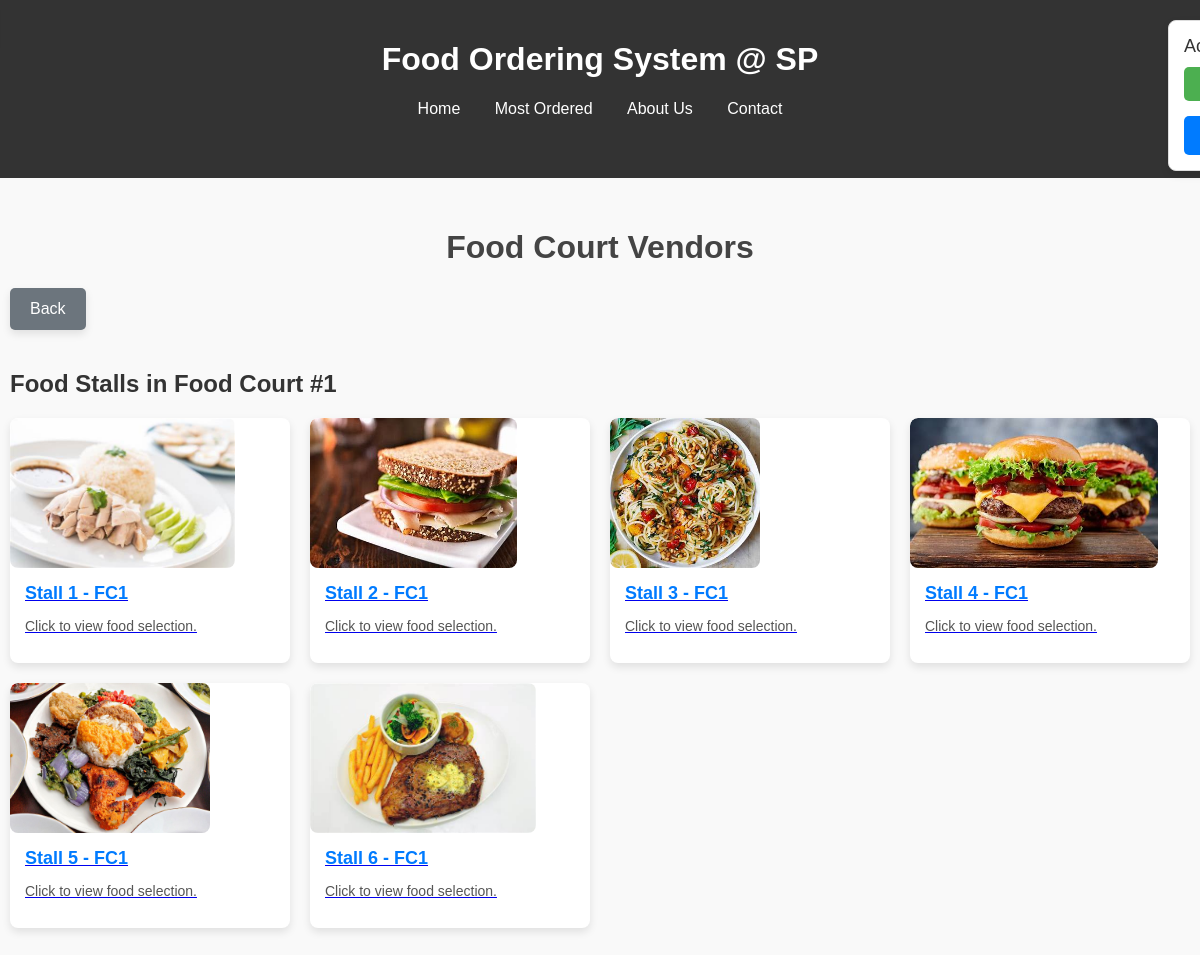
/FoodCourts/FC.php?food_court_id=1 (signed in), run on the app's committed database.
### tables this page shows
CREATE TABLE `food_stalls` (
  `stall_id` int(11) NOT NULL,
  `stall_name` varchar(100) NOT NULL,
  `food_court_id` int(11) DEFAULT NULL,
  `contact_number` varchar(15) DEFAULT NULL,
  `availability` enum('Open','Closed','Temporarily Closed') DEFAULT 'Open',
  `opening_time` time DEFAULT NULL,
  `closing_time` time DEFAULT NULL,
  `description` text DEFAULT NULL,
  `stall_picture` varchar(255) DEFAULT NULL
);

### Scripts/common.php (called while the page is built, shortened)
<?php
$host = 'localhost';
$dbname = 'projectcsad';
$username = 'root';
$password = '';
$conn = new mysqli($host, $username, $password, $dbname);
$food_court_id = isset($_GET['food_court_id']) ? intval($_GET['food_court_id']) : 0;
function getFoodStalls($foodCourtId, $conn) {
    $query = "SELECT * FROM food_stalls WHERE food_court_id = ?";
    $stmt = $conn->prepare($query);
    $stmt->bind_param("i", $foodCourtId);
    $stmt->execute();
    return $stmt->get_result();
}
$stall_result = $food_court_id ? getFoodStalls($food_court_id, $conn) : null;
?>

### FoodCourts/FC.php (the view, shortened to what this page needs)
<?php
include $_SERVER['DOCUMENT_ROOT'] . '/projectCSAD/Scripts/common.php';
include $_SERVER['DOCUMENT_ROOT'] . '/projectCSAD/Scripts/Account.php';
echo $account,$main_head;
?>
<!DOCTYPE html>
<html lang="en">
<head>
    <link rel="stylesheet" href="../Scripts/FC1_6_CSS.css">
</head>
<body>
    <header>
    </header>
    <div class="container">
        <h1>Food Court Vendors</h1>
      <a href="javascript:history.back()" class="back-to-menu-btn">Back</a>
        <?php if (!$stall_id && $food_court_id): ?>
            <h2>Food Stalls in Food Court #<?= htmlspecialchars($food_court_id) ?></h2>
            <div class="vendor-grid">
                <?php while ($stall = $stall_result->fetch_assoc()):                 ?>
                    <a href="FC.php?vendor_id=<?= $food_court_id ?>&stall_id=<?= $stall['stall_id'] ?>" class="vendor-card">
                    <img src="<?= !empty($stall['stall_picture']) ? '/ProjectCSAD' . htmlspecialchars($stall['stall_picture']) : '/ProjectCSAD/uploads/unknown_food.jpg' ?>" alt="<?= htmlspecialchars($stall['stall_picture']) ?>" onerror="this.onerror=null;this.src='/ProjectCSAD/uploads/unknown_food.jpg';" style="width: auto; height: 150px; object-fit: cover; border-radius: 8px;">
                        <div class="vendor-details">
                            <h2><?= htmlspecialchars($stall['stall_name']) ?></h2>
                            <p>Click to view food selection.</p>
                        </div>
                    </a>
                <?php endwhile; ?>
            </div>
<?php endif; ?>
    </div>
</body>
</html>

### Scripts/FC1_6_CSS.css (style rules this page uses)
body { font-family: 'Arial', sans-serif; margin: 0; padding: 0; background-color: #f9f9f9; color: #333; }
header { background-color: #333; color: white; padding: 20px; text-align: center; }
.container { max-width: 1200px; margin: 20px auto; padding: 10px; }
h1 { text-align: center; color: #444; }
.vendor-grid, .food-items-grid { display: grid; grid-template-columns: repeat(auto-fit, minmax(250px, 1fr)); gap: 20px; margin-top: 20px; }
.vendor-card, .food-item-card { background: #fff; border-radius: 8px; box-shadow: 0 4px 8px rgba(0, 0, 0, 0.1); overflow: hidden; transition: transform 0.3s ease; }
.vendor-card img, .food-item-card img { width: 100%; height: 150px; object-fit: cover; }
.vendor-card .vendor-details, .food-item-card .food-item-details { padding: 15px; }
.vendor-card h2, .food-item-card h2 { font-size: 18px; margin: 0 0 10px; color: #007bff; }
.vendor-card p, .food-item-card p { font-size: 14px; color: #555; }

### FoodCourts/FC.php (style rules this page uses)
.back-to-menu-btn { display: inline-block; margin-bottom: 20px; padding: 12px 20px; background-color: #6c757d; color: white; text-decoration: none; border-radius: 5px; font-size: 16px; text-align: center; cursor: pointer; transition: background-color 0.3s ease, transform 0.3s ease; box-shadow: 0 4px 8px rgba(0, 0, 0, 0.1); }

### data on the page
food_stalls: stall_picture (picture), stall_name "Stall 1 - FC1"
food_stalls: stall_picture (picture), stall_name "Stall 2 - FC1"
food_stalls: stall_picture (picture), stall_name "Stall 3 - FC1"
food_stalls: stall_picture (picture), stall_name "Stall 4 - FC1"
food_stalls: stall_picture (picture), stall_name "Stall 5 - FC1"
food_stalls: stall_picture (picture), stall_name "Stall 6 - FC1"

### other printed values
$food_court_id "1"
